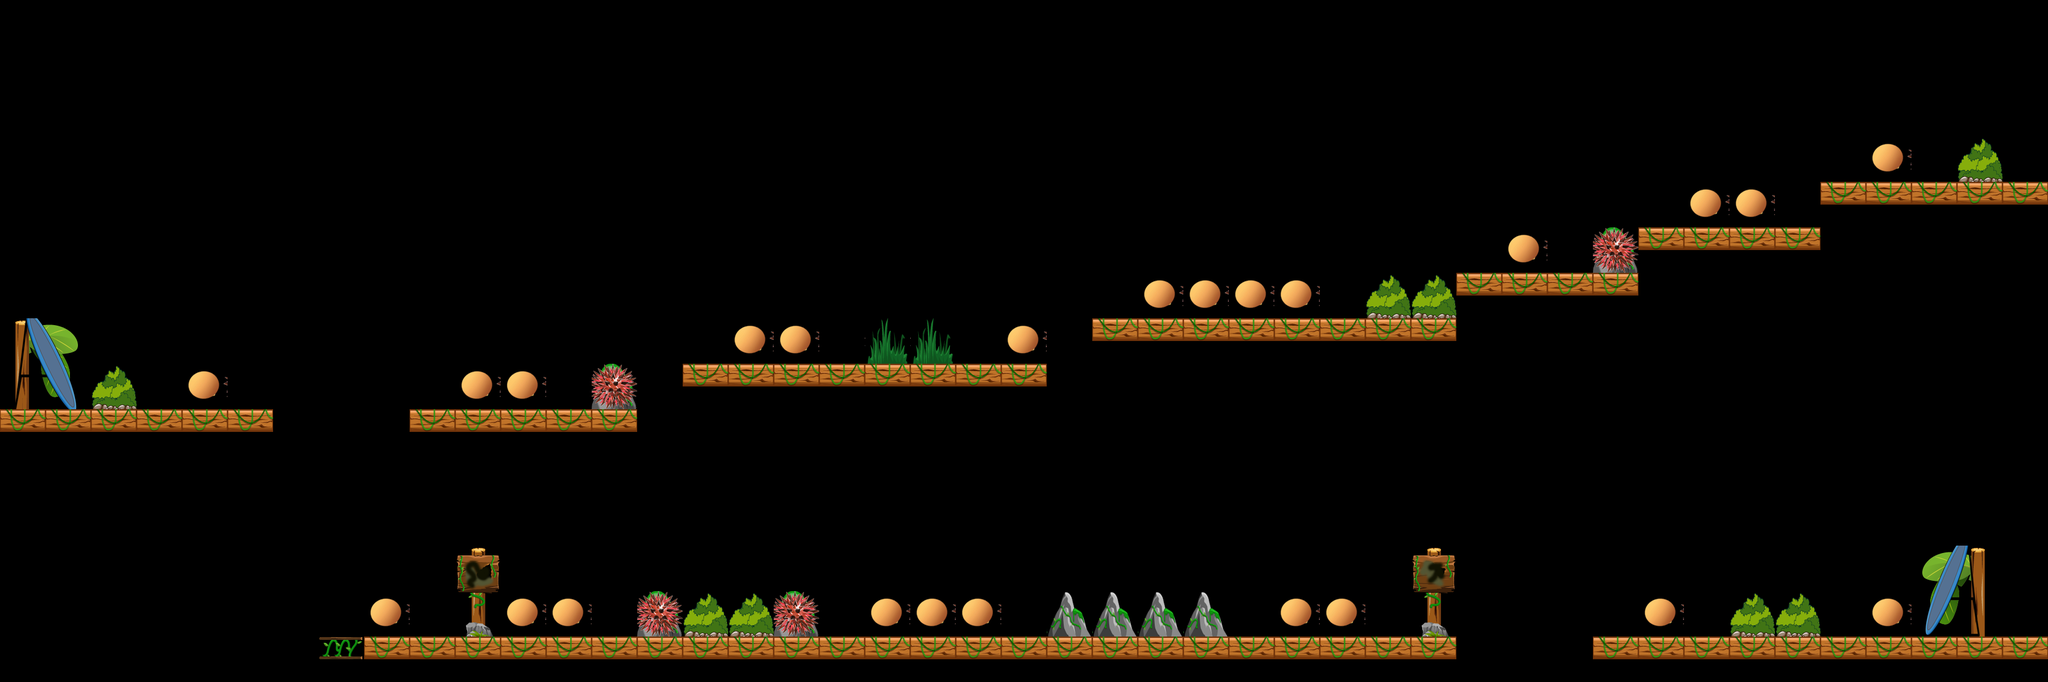

Tiled map render using the project's own tile images. Description and the map definition, with tile-layer contents summarised, below:
An orthogonal 45x15 tile map with 80x80 px tiles, 1 tile layer (Level).

<map version="1.0" orientation="orthogonal" width="45" height="15" tilewidth="80" tileheight="80">
 <properties>
  <property name="StartDirection" value="1" />
 </properties>
 <tileset firstgid="1" name="Untitled" tilewidth="80" tileheight="80">
  <image source="tileset4.png" width="640" height="320" />
 </tileset>
 <layer name="Level" width="45" height="15">
  <data>[675 cells, 130 non-empty, 20 distinct tile ids]</data>
 </layer>
</map>